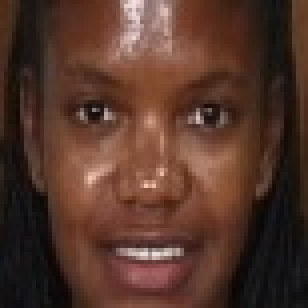
#> input picture Dataset/TestData/person_1/cropped_face_0.jpg, 77 x 77 px (shown 4 times larger); its folder holds only this picture in this run
$ jupyter execute --allow-errors model.ipynb
#> lines starting #> are read from the running program, lines starting #| are printed output that depends on the picture
[cell 1]
import cv2
import os
import numpy as np
import glob
from sklearn.neighbors import KNeighborsClassifier
from sklearn.metrics import accuracy_score
from sklearn.metrics import confusion_matrix, roc_curve,classification_report
import matplotlib.pyplot as plt
from sklearn.metrics import precision_recall_curve, auc

[cell 2]
# Load the pre-trained face detection model
face_cascade = cv2.CascadeClassifier(cv2.data.haarcascades + 'haarcascade_frontalface_default.xml')

# Function to detect faces in an image and return the cropped face images
def crop_face(image):
    # Convert the image to grayscale
    gray = cv2.cvtColor(image, cv2.COLOR_BGR2GRAY)

    # Perform face detection
    faces = face_cascade.detectMultiScale(gray, scaleFactor=1.1, minNeighbors=5, minSize=(60,60))

    # Crop and store the detected faces
    cropped_face=[]
    for (x, y, w, h) in faces:
        face = image[y:y+h, x:x+w]
        cropped_face.append(face)

    return cropped_face

[cell 3]
lstfolder=["person_1","Abdelrahman_Sameh","person_2","Beshara_Safwat","person_3","Mariam_Mounier","person_4","Osamah_Faisal","person_5","person_6","Shuaib_Saleh","person_7"]
targetDir1 = "Dataset/TrainData"
targetDir2 = "Dataset/TestData"

i = 0
for lst in lstfolder:
    listFiles = glob.glob(r"Dataset\{}\*".format(lst))
    counter = 0

    for file in listFiles:
        try:

            flag = not os.path.exists(f"{targetDir1}/{lstfolder[i]}") or not os.path.exists(f"{targetDir2}/{lstfolder[i]}")
          # Example usage with an image file
            image_path = file
            image = cv2.imread(image_path)
#> image is the input picture: shape (77, 77, 3); mean B, G, R 43.3, 54.7, 85.3
            image = cv2.resize(image,(300,300))
#> image: shape (300, 300, 3)
            cropped_face = crop_face(image)
#> in crop_face, `gray = cv2.cvtColor(image, cv2.COLOR_BGR2GRAY)`:
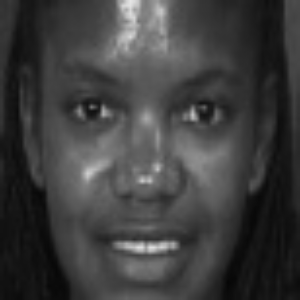
#> gray: shape (300, 300); min 6, max 229, mean 62.4
#> in crop_face, `faces = face_cascade.detectMultiScale(gray, scaleFactor=1.1, minNeighb..`: faces = [[23, 24, 250, 250]]
#> the loop in crop_face, `for (x, y, w, h) in faces:` made 1 pass
#> pass 1, in crop_face, `face = image[y:y+h, x:x+w]`:
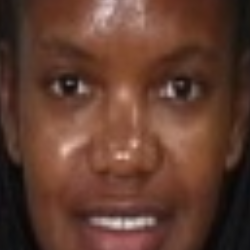
#> face: shape (250, 250, 3); mean B, G, R 48.3, 61.8, 97.8
#> after the loop in crop_face, `for (x, y, w, h) in faces:`: cropped_face = 1 item
#> cropped_face = 1 item
#> pass 3 of the loop `for lst in lstfolder:`:
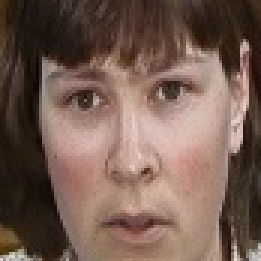
#> input picture Dataset/TestData/person_2/cropped_face_0.jpg, 87 x 87 px (shown 3 times larger)
#> image is the input picture: shape (87, 87, 3); mean B, G, R 81.8, 92.8, 117.4
#> in crop_face (call 2), `gray = cv2.cvtColor(image, cv2.COLOR_BGR2GRAY)`:
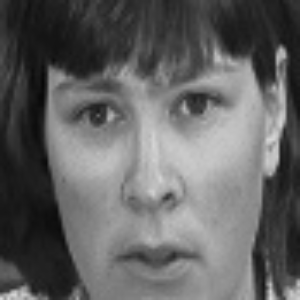
#> gray: shape (300, 300); min 7, max 217, mean 98.8
#> faces = [[22, 20, 247, 247]]
#> the loop in crop_face (call 2), `for (x, y, w, h) in faces:` made 1 pass
#> pass 1, in crop_face (call 2), `face = image[y:y+h, x:x+w]`:
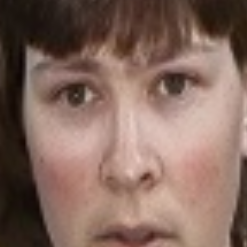
#> face: shape (247, 247, 3); mean B, G, R 94.3, 105, 132.3
#> the loop made 12 passes; the first 3 are shown
            cropped_face = np.array(cropped_face[0])

            if flag:
               os.mkdir(os.path.join(targetDir1, lstfolder[i]))
               os.mkdir(os.path.join(targetDir2, lstfolder[i]))
               if (counter < 6):
                    cv2.imwrite(f'{targetDir2}/{lstfolder[i]}/cropped_face_{counter}.jpg', cropped_face)

               else:
                    cv2.imwrite(f'{targetDir1}/{lstfolder[i]}/cropped_face_{counter}.jpg', cropped_face)


            if not flag:
               if (counter < 6):
                  cv2.imwrite(f'{targetDir2}/{lstfolder[i]}/cropped_face_{counter}.jpg', cropped_face)

               else:
                   cv2.imwrite(f'{targetDir1}/{lstfolder[i]}/cropped_face_{counter}.jpg', cropped_face)


            counter += 1

        except:
            continue
    i+=1

[cell 4]
train_images = []
train_labels = []

# Iterate over the folders for each person
#> (the rest of this cell did not finish here and is left out)

[cell 5]
print(len(train_images))
print(len(train_labels))

[cell 6]
test_images = []
test_labels = []

# Iterate over the folders for each person
for person_folder in os.listdir(targetDir2):

        person_images = os.listdir(os.path.join(targetDir2, person_folder))
        test_images.extend([cv2.imread(os.path.join(targetDir2, person_folder, img),0) for img in person_images])
        test_labels.extend([person_folder] * len(person_images))

[cell 7]
print(len(test_images))
print(len(test_labels))

[cell 8]
trainData = []

for i in range(len(train_images)):

    image = train_images[i]
    image = cv2.resize(image,(100,100))

    # Convert the image to a NumPy array
    image_array = np.array(image)
    trainData.append(image_array)


trainData = np.array(trainData)
print(trainData.shape)
#| (0,)

# Reshape the 2D images into 1D feature vectors
#> (the rest of this cell did not finish here and is left out)

[cell 9]
import csv

# Example 2D array
#> (the rest of this cell did not finish here and is left out)

[cell 10]
testData = []

for i in range(len(test_images)):

    image = test_images[i]
    image = cv2.resize(image,(100,100))

    # Convert the image to a NumPy array
    image_array = np.array(image)
    testData.append(image_array)
#> this loop made 2 passes
#> pass 1, `image = test_images[i]`:
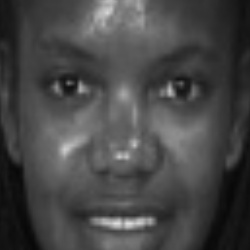
#> image: shape (250, 250); min 7, max 222, mean 71
#> pass 2, `image = test_images[i]`:
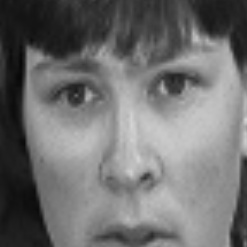
#> image: shape (247, 247); min 7, max 213, mean 112


testData = np.array(testData)
print(testData.shape)
#| (2, 100, 100)

# Reshape the 2D images into 1D feature vectors
testData = testData.reshape(testData.shape[0], -1)
print(testData.shape)
#| (2, 10000)

# Normalize the feature vectors
# mean_face = np.mean(testData, axis=0)
#> (the rest of this cell did not finish here and is left out)
